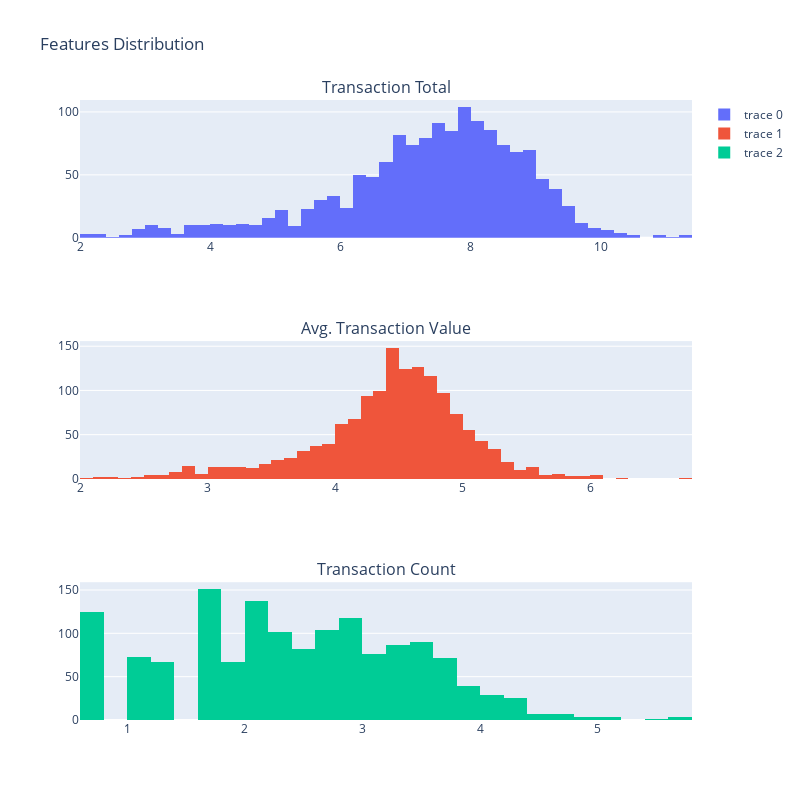

Write notebook code for a chart like this one.
### Code cell
visual_customer = make_subplots(rows=3, cols=1,
                       subplot_titles=("Transaction Total",
                                       "Avg. Transaction Value",
                                       "Transaction Count"))
visual_customer.append_trace(go.Histogram(x=features_by_customer.log_Transaction_Total),
                    row=1, col=1)
visual_customer.append_trace(go.Histogram(x=features_by_customer.log_Average_Transaction_Value),
                    row=2, col=1)
visual_customer.append_trace(go.Histogram(x=features_by_customer.log_Transaction_Count),
                    row=3, col=1)
visual_customer.update_layout(height=800, width=800,
                     title_text="Features Distribution")
visual_customer.show()

### Figure 1 — Plotly figure (JSON) as saved in the notebook; plotly's stock layout.template omitted (floating-point values rounded to 4 significant figures; data arrays with more than 128 entries replaced by an {"elided": "..."} marker saying what was removed)
{"data": [{"type": "histogram", "x": {"elided": "1468 float values"}, "xaxis": "x", "yaxis": "y"}, {"type": "histogram", "x": {"elided": "1468 float values"}, "xaxis": "x2", "yaxis": "y2"}, {"type": "histogram", "x": {"elided": "1468 float values"}, "xaxis": "x3", "yaxis": "y3"}], "layout": {"annotations": [{"font": {"size": 16}, "showarrow": false, "text": "Transaction Total", "x": 0.5, "xanchor": "center", "xref": "paper", "y": 1, "yanchor": "bottom", "yref": "paper"}, {"font": {"size": 16}, "showarrow": false, "text": "Avg. Transaction Value", "x": 0.5, "xanchor": "center", "xref": "paper", "y": 0.6111, "yanchor": "bottom", "yref": "paper"}, {"font": {"size": 16}, "showarrow": false, "text": "Transaction Count", "x": 0.5, "xanchor": "center", "xref": "paper", "y": 0.2222, "yanchor": "bottom", "yref": "paper"}], "height": 800, "title": {"text": "Features Distribution"}, "width": 800, "xaxis": {"anchor": "y", "autorange": true, "domain": [0, 1], "range": [2.0, 11.4], "type": "linear"}, "xaxis2": {"anchor": "y2", "autorange": true, "domain": [0, 1], "range": [2, 6.8], "type": "linear"}, "xaxis3": {"anchor": "y3", "autorange": true, "domain": [0, 1], "range": [0.6, 5.8], "type": "linear"}, "yaxis": {"anchor": "x", "autorange": true, "domain": [0.7778, 1], "range": [0, 109.5]}, "yaxis2": {"anchor": "x2", "autorange": true, "domain": [0.3889, 0.6111], "range": [0, 155.8]}, "yaxis3": {"anchor": "x3", "autorange": true, "domain": [0, 0.2222], "range": [0, 158.9]}}}
